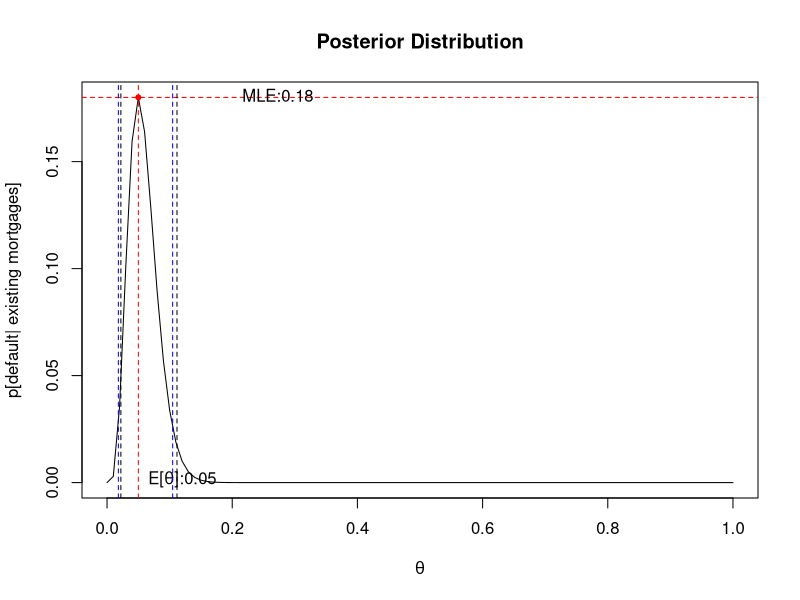

Write R code to recreate this figure.
library(TeachingDemos)


#define the binomial kernal function that represents the 
#scenario at hand: mortgages either default or do not (binary)
binom.kern <- function(theta,n,k){
  (theta^k)*(1-theta)^(n-k)
}

#define the binomial PDF that represents the 
#scenario at hand: mortgages either default or do not (binary)
binom<-function(theta,n,k){
  choose(n,k)*(theta)^(k)*(1-theta)^(n-k)
  }

log.post<-function(p,n,k){
  log(choose(n,k)*(p^k)*(1-p)^(n-k))
} 

#specify sample size and number of defaults
n<-100
k<-5


#calculate the maximum (log) likelihood:
mle<-optimize(log.post,interval=c(0,1),n=n,k=k,maximum=T)
ci <- qbeta(c(0.025,0.975),k+1,(n-k)+1)

#plot the binomial distribution with maximum likelihood value
curve(binom(x,100,5), from=0, to=1, xlab=expression(theta),ylab="p[default| existing mortgages]", main="Posterior Distribution")
abline(h=max(binom(mle$maximum,n,k)), lty = 2, col = "red" )
abline(v=mle$maximum,n,k, lty = 2, col = "red" )
text(mle$maximum,0, expression(paste("E[",theta,"]:0.05")), pos=4)
points(mle$maximum,binom(mle$maximum,n,k),pch=20,col="red",cex=1)
text(0.2,max(binom(mle$maximum,n,k)), "MLE:0.18", pos = 4)
# Add vertical CI lines
abline(v=ci[1],lty=2)
abline(v=ci[2],lty=2)

#Calculate the shortest interval with 95% probability:
best_ci <- hpd(qbeta, shape1=k+1, shape2=n-k+1, conf = 0.95)
abline(v=best_ci[1], lty=2, col = "blue")
abline(v=best_ci[2], lty=2, col = "blue")
